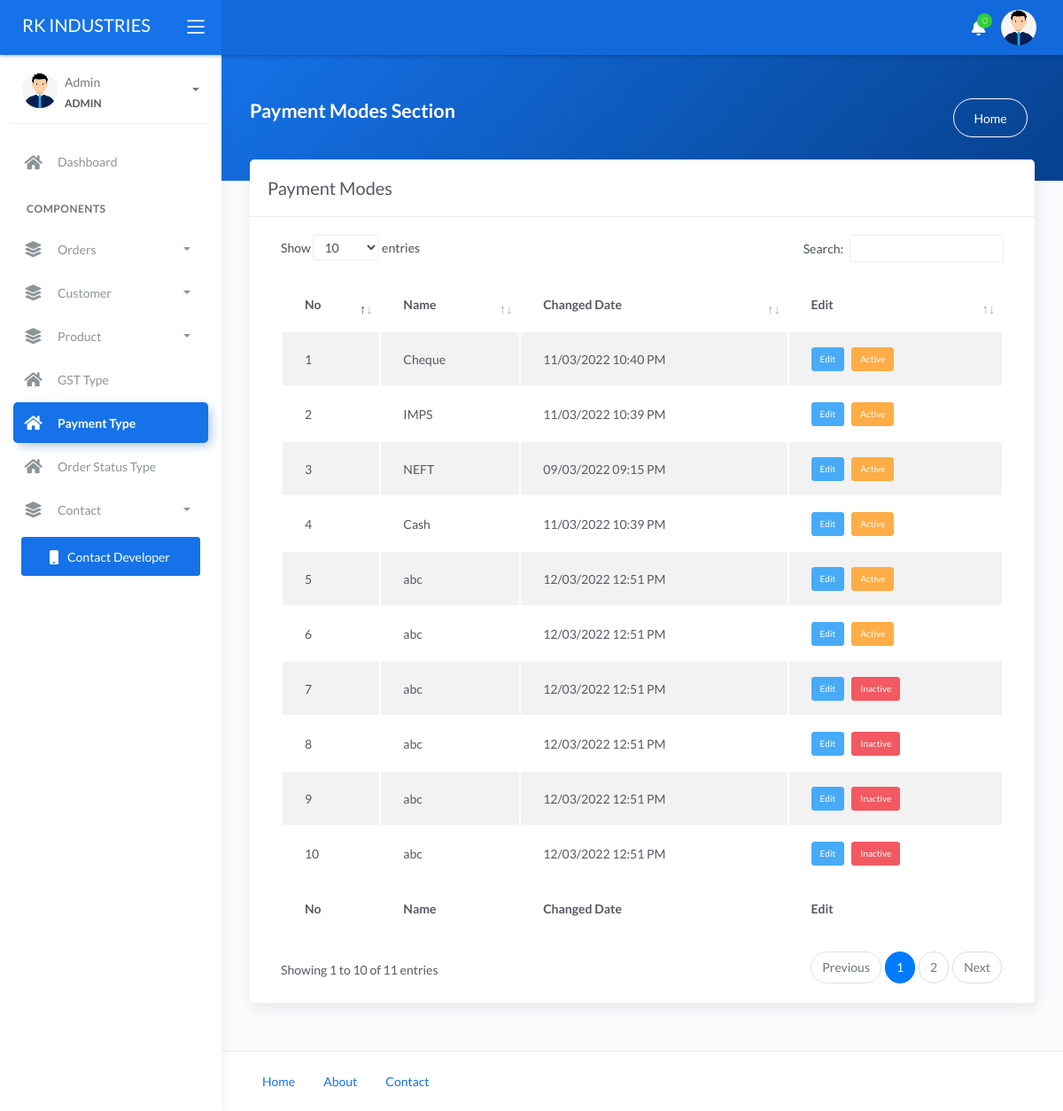
The page /admin/payment-type-list (signed in) on the database its author committed.
### tables this page shows
CREATE TABLE `payment_type` (
  `id` int(11) NOT NULL,
  `name` varchar(35) NOT NULL,
  `status` tinyint(4) NOT NULL,
  `added_on` datetime NOT NULL
);

### admin/functions.php (called while the page is built, shortened)
	<?php
function res_table_asc($table)
{
	global $con;
	return mysqli_query($con, "select * from $table order by id asc");
}
	?>

### admin/payment-type-list.php (the view, shortened to what this page needs)
<?php
require 'header.php';
$table_name = "payment_type";
$edit_to = "manage-payment-type";
$title = "Payment Modes";
$res = res_table_asc($table_name);
?>
<div class="main-panel">
	<div class="content">
		<div class="panel-header bg-primary-gradient">
			<div class="page-inner py-5">
				<div class="d-flex align-items-left align-items-md-center flex-column flex-md-row">
					<div>
						<h2 class="text-white pb-2 fw-bold"><?php echo $title ?> Section </h2>
					</div>
					<div class="ml-md-auto py-2 py-md-0">
						<a href="index" class="btn btn-white btn-border btn-round mr-2">Home</a>
					</div>
				</div>
			</div>
		</div>
		<div class="page-inner mt--5">
			<div class="row">
				<div class="col-md-12">
					<div class="card">
						<div class="card-header">
							<h4 class="card-title"><?php echo $title ?></h4>
						</div>
						<div class="card-body">
							<div class="table-responsive">
								<table id="basic-datatables" class="display table table-striped table-hover">
									<thead>
										<tr>
											<th>No</th>
											<th>Name</th>
											<th>Changed Date</th>
											<th>Edit </th>
										</tr>
									</thead>
									<tfoot>
										<tr>
											<th>No</th>
											<th>Name</th>
											<th>Changed Date</th>
											<th>Edit </th>
										</tr>
									</tfoot>
									<tbody>
										<?php if (mysqli_num_rows($res) > 0) {
											$i = 1;
											while ($row = mysqli_fetch_assoc($res)) {
										?>
												<tr>
													<td><?php echo $i ?></td>
													<td><?php echo $row['name'] ?></td>
													<td><?php echo date('d/m/Y h:i A', strtotime($row['added_on'])); ?></td>
													<td>
														<a href="<?php echo $edit_to ?>?id=<?php echo $row['id'] ?>" class="btn btn-primary btn-xs btn-info">Edit</a>
														<?php
														if ($row['status'] == 1) {
														?>
															<a href="?id=<?php echo $row['id'] ?>&type=deactive" class="btn btn-primary btn-xs btn-warning">Active</a>
														<?php
														} else {
														?>
															<a href="?id=<?php echo $row['id'] ?>&type=active" class="btn btn-primary btn-xs btn-danger">Inactive</a>
														<?php
														}
														?>
													</td>
												</tr>
											<?php
												$i++;
											}
										} else { ?>
											<tr>
												<td class="text-center" colspan="100%">No data found</td>
											</tr>
										<?php } ?>
									</tbody>
								</table>
							</div>
						</div>
					</div>
				</div>
			</div>
		</div>
	</div>
	<?php
	require 'footer.php';
	?>

### admin/header.php (shortened to what this page needs)
<?php
include('../connection.php');
include('./functions.php');
$user_name = "";
if (isset($_SESSION['ADMIN_LOGIN']) && ($_SESSION['ADMIN_LOGIN'] != '')) {
    $user_id = $_SESSION['ADMIN_ID'];
    $row = mysqli_fetch_assoc(mysqli_query($con, "select * from admin where id='$user_id'"));
    $user_name = $row['name'];
} else if (isset($_SESSION['EMP_LOGIN']) && ($_SESSION['EMP_LOGIN'] != '')) {
    $user_id = $_SESSION['EMP_ID'];
    $row = mysqli_fetch_assoc(mysqli_query($con, "select * from emp where id='$user_id'"));
    $user_name = $row['name'];
    $user_mobile = $row['mobile'];
} else if (isset($_SESSION[$login3_captil . '_LOGIN']) && ($_SESSION[$login3_captil . '_LOGIN'] != '')) {
    $user_id = $_SESSION[$login3_captil . '_ID'];
    $row = mysqli_fetch_assoc(mysqli_query($con, "select * from $login3 where id='$user_id'"));
    $user_name = $row['name'];
    $user_mobile = $row['mobile'];
} else {
    header('location:login.php');
    die();
}
$curStr = $_SERVER['REQUEST_URI'];
$curArr = explode('/', $curStr);
$cur_path = $curArr[count($curArr) - 1];
?>
<!DOCTYPE html>
<html lang="en">
<head>
    <link rel="stylesheet" href="./assets/css/bootstrap.min.css">
    <link rel="stylesheet" href="./assets/css/atlantis.min.css">
    <link rel="stylesheet" href="./assets/css/jquery-ui.min.css">
    <link rel="stylesheet" href="./assets/css/vicks-css.css">
    <link rel="stylesheet" href="https://cdn.jsdelivr.net/npm/bootstrap-select@1.13.14/dist/css/bootstrap-select.min.css">
</head>
<body>
    <div class="wrapper">
        <div class="main-header">
            <div class="logo-header" data-background-color="blue">
                <a href="index" class="logo">
                    <span class="text-white navbar-brand"><?php echo LOGO_NAME; ?></span>
                </a>
                <div class="nav-toggle">
                    <button class="btn btn-toggle toggle-sidebar">
                        <i class="icon-menu"></i>
                    </button>
                </div>
            </div>
            <nav class="navbar navbar-header navbar-expand-lg" data-background-color="blue2">
                <div class="container-fluid">
                    <ul class="navbar-nav topbar-nav ml-md-auto align-items-center">
                        <?php
                        if (isset($_SESSION['ADMIN_LOGIN'])) {
                            $notification_count = 0;
                        ?>
                            <li class="nav-item dropdown hidden-caret">
                                <a class="nav-link dropdown-toggle" href="#" id="notifDropdown" role="button" data-toggle="dropdown" aria-haspopup="true" aria-expanded="false">
                                    <i class="fa fa-bell"></i>
                                    <span class="notification"><?php echo $notification_count; ?></span>
                                </a>
                            </li>
                        <?php
                        }
                        ?>
                        <li class="nav-item dropdown hidden-caret">
                            <a class="dropdown-toggle profile-pic" data-toggle="dropdown" href="#" aria-expanded="false">
                                <div class="avatar-sm">
                                    <img src="./assets/image/user-pic.jpg" alt="<?php echo PROJECT_NAME; ?>" class="avatar-img rounded-circle">
                                </div>
                            </a>
                        </li>
                    </ul>
                </div>
            </nav>
        </div>
        <div class="sidebar sidebar-style-2">
            <div class="sidebar-wrapper scrollbar scrollbar-inner">
                <div class="sidebar-content">
                    <div class="user">
                        <div class="avatar-sm float-left mr-2">
                            <img src="./assets/image/user-pic.jpg" alt="<?php echo LOGO_NAME; ?>" class="avatar-img rounded-circle">
                        </div>
                        <div class="info">
                            <a data-toggle="collapse" href="#collapseExample" aria-expanded="true">
                                <span>
                                    <?php echo ucfirst($user_name); ?>
                                    <span class="user-level"><?php echo strtoupper($_SESSION['ROLE']) ?></span>
                                    <span class="caret"></span>
                                </span>
                            </a>
                        </div>
                    </div>
                    <ul class="nav nav-primary">
                        <li class="nav-item <?php if ($cur_path == "" || $cur_path == "index") {
                                                echo "active submenu";
                                            } else {
                                                echo "";
                                            } ?>">
                            <a href="index" class="collapsed" aria-expanded="false">
                                <i class="fas fa-home"></i>
                                <p>Dashboard</p>
                            </a>
                        </li>
                        <li class="nav-section">
                            <h4 class="text-section">Components</h4>
                        </li>
                        <?php
                        if (isset($_SESSION['ADMIN_LOGIN'])) {
                        ?>
                            <li class="nav-item  <?php if ($cur_path == "selling-history" || $cur_path == "selling") {
                                                        echo "active submenu";
                                                    } else {
                                                        echo "";
                                                    } ?>">
                                <a data-toggle="collapse" href="#selling">
                                    <i class="fas fa-layer-group"></i>
                                    <p>Orders</p>
                                    <span class="caret"></span>
                                </a>
                            </li>
                            <li class="nav-item  <?php if ($cur_path == "cust-list" || $cur_path == "manage-cust") {
                                                        echo "active submenu";
                                                    } else {
                                                        echo "";
                                                    } ?>">
                                <a data-toggle="collapse" href="#cust">
                                    <i class="fas fa-layer-group"></i>
                                    <p>Customer</p>
                                    <span class="caret"></span>
                                </a>
                            </li>
                            <li class="nav-item  <?php if ($cur_path == "product-list" || $cur_path == "manage-product") {
                                                        echo "active submenu";
                                                    } else {
                                                        echo "";
                                                    } ?>">
                                <a data-toggle="collapse" href="#product">
                                    <i class="fas fa-layer-group"></i>
                                    <p>Product</p>
                                    <span class="caret"></span>
                                </a>
                            </li>
                            <li class="nav-item <?php if ($cur_path == "gst-type-list") {
                                                    echo "active submenu";
                                                } else {
                                                    echo "";
                                                } ?>">
                                <a href="gst-type-list" class="collapsed" aria-expanded="false">
                                    <i class="fas fa-home"></i>
                                    <p>GST Type </p>
                                </a>
                            </li>
                            <li class="nav-item <?php if ($cur_path == "payment-type-list") {
                                                    echo "active submenu";
                                                } else {
                                                    echo "";
                                                } ?>">
                                <a href="payment-type-list" class="collapsed" aria-expanded="false">
                                    <i class="fas fa-home"></i>
                                    <p>Payment Type </p>
                                </a>
                            </li>
                            <li class="nav-item <?php if ($cur_path == "order-status-list") {
                                                    echo "active submenu";
                                                } else {
                                                    echo "";
                                                } ?>">
                                <a href="order-status-list" class="collapsed" aria-expanded="false">
                                    <i class="fas fa-home"></i>
                                    <p>Order Status Type </p>
                                </a>
                            </li>
                            <li class="nav-item  <?php if ($cur_path == "contact-form") {
                                                        echo "active submenu";
                                                    } else {
                                                        echo "";
                                                    } ?>">
                                <a data-toggle="collapse" href="#contact_form">
                                    <i class="fas fa-layer-group"></i>
                                    <p>Contact</p>
                                    <span class="caret"></span>
                                </a>
                            </li>
                        <?php
                        }
                        ?>
                        <li class="mx-4 mt-2">
                            <a href="tel:918600721732" class="btn btn-primary btn-block"><span class="btn-label mr-2">
                                    <i class="fa fa-mobile"></i> </span>Contact Developer</a>
                        </li>
                    </ul>
                </div>
            </div>
        </div>

### rows shown on the page
payment_type: name "Cheque", added_on "11/03/2022 10:40 PM"
payment_type: name "IMPS", added_on "11/03/2022 10:39 PM"
payment_type: name "NEFT", added_on "09/03/2022 09:15 PM"
payment_type: name "Cash", added_on "11/03/2022 10:39 PM"
payment_type: name "abc", added_on "12/03/2022 12:51 PM"
payment_type: name "abc", added_on "12/03/2022 12:51 PM"
payment_type: name "abc", added_on "12/03/2022 12:51 PM"
payment_type: name "abc", added_on "12/03/2022 12:51 PM"
payment_type: name "abc", added_on "12/03/2022 12:51 PM"
payment_type: name "abc", added_on "12/03/2022 12:51 PM"

### other values the page prints
LOGO_NAME "RK INDUSTRIES"
$notification_count "0"
$user_name "Admin"
$_SESSION['ROLE'] "ADMIN"
$title "Payment Modes"
